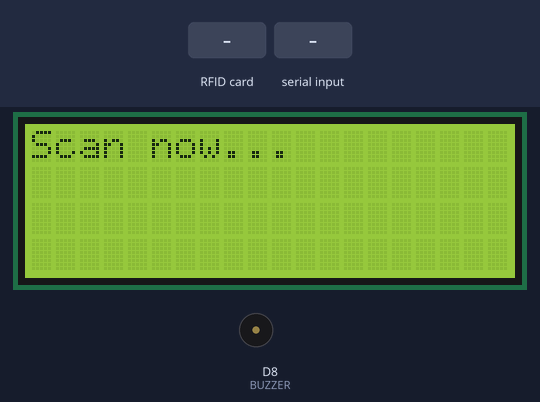
A sketch run on a simulated ESP8266 (NodeMCU). Shown: 20×4 character LCD, buzzer (waves = sounding, pin HIGH). The test bench sets the inputs (shaded band). WiFi joins after 1.5 s; servers stay silent unless stated; uploads are accepted with an empty reply; what the sketch prints to the serial monitor is not drawn.

Above: at 13.9 s.
14.0 s: RFID card 12 34 56 78 90 held to the reader
At 15.4 s:
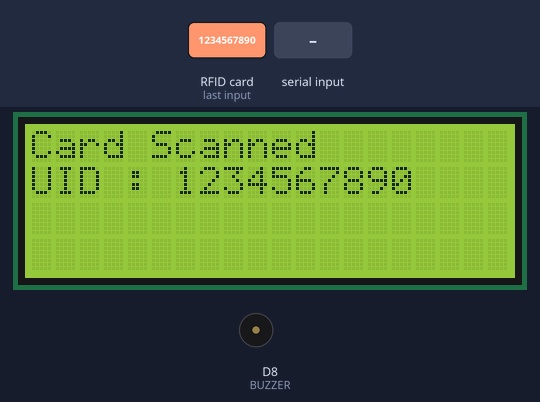
15.7 s: "90,45\n" received over Serial
17.2 s: "30,150\n" received over Serial
At 17.7 s:
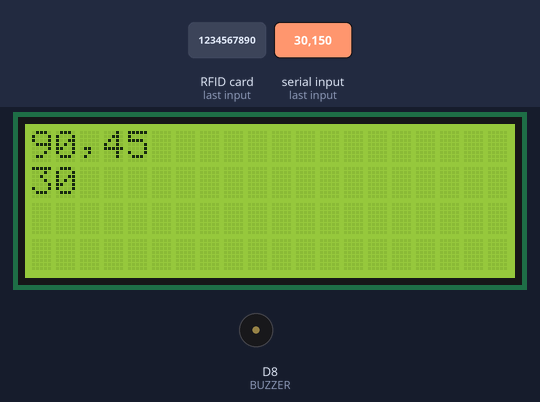
20.2 s: RFID card 5E 7A 19 C4 held to the reader
At 22.0 s:
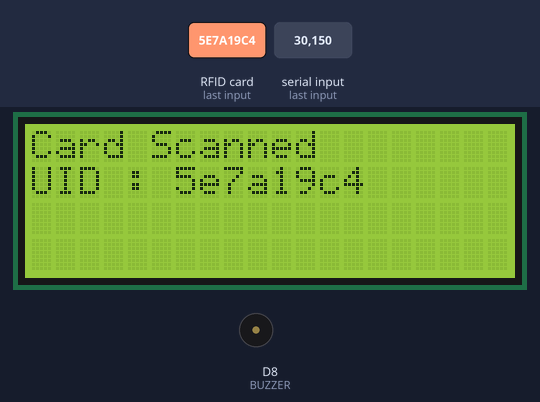
23.0 s: "200\n" received over Serial
At 26.6 s:
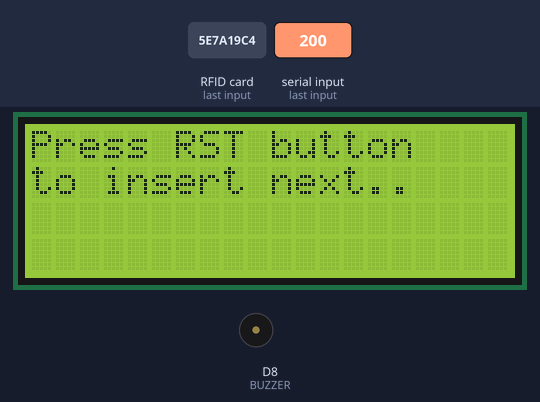
Timing chart, 0 to 27.0 s (numbered marks = the images above; inputs shaded):
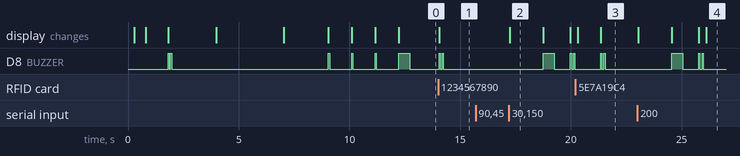

Measured:
- after the input at 14.0 s, D8 (BUZZER): alternates HIGH for 0.05 s and LOW for 0.10 s, 4 changes in all, then stays LOW, starting at once; the display: changes at once (image 1)
- after the input at 15.7 s, every drawn part: stays the same
- after the input at 17.2 s, D8 (BUZZER): goes HIGH 0.50 s, LOW 0.72 s, HIGH 0.05 s, LOW 0.10 s, HIGH 0.05 s, then LOW, starting after 1.6 s; the display: changes at once (image 2)
- after the input at 20.2 s, D8 (BUZZER): alternates HIGH for 0.05 s and LOW for 0.10 s, 4 changes in all, then stays LOW, starting after 1.1 s; the display: first differs from a run without the input after 1.1 s (image 3)
- after the input at 23.0 s, D8 (BUZZER): goes HIGH 0.50 s, LOW 0.72 s, HIGH 0.05 s, LOW 0.10 s, HIGH 0.05 s, then LOW, starting after 1.6 s; the display: first changes at once (image 4 shows a later state)
- what the display in image 2 shows lasts 1.6 s, from 17.2 s to 18.8 s

The sketch:

INSERT_STUDENT.ino
```cpp
#include <SPI.h>
#include <MFRC522.h>
#include <ESP8266WiFi.h>
#include <ESP8266HTTPClient.h>
#include <Wire.h>
#include <LiquidCrystal_I2C.h>

LiquidCrystal_I2C lcd(0x27,20,4);  // set the LCD address to 0x27 for a 16 chars and 2 line display


#define RST_PIN   D1   // Define the pin connected to the RST (reset) pin on the MFRC522
#define SS_PIN    D2   // Define the pin connected to the SDA(SS) pin on the MFRC522
#define SCK_PIN   D5   // Define the pin connected to the SCK pin on the MFRC522
#define MOSI_PIN  D7   // Define the pin connected to the MOSI pin on the MFRC522
#define MISO_PIN  D6   // Define the pin connected to the MISO pin on the MFRC522
#define BUZZER    D8   // Define the pin connected to the Buzzer

MFRC522 mfrc522(SS_PIN, RST_PIN);  // Instance of the class
MFRC522::MIFARE_Key key;

const char* ssid = "RAYs";     // Change it with your WiFi SSID
const char* password = "1234567890"; // Change it with your WiFi password
const char* serverAddress = "http://192.168.29.108/SmartAttendanceByRFID/insert_student.php"; // Change it with your server address

String lastCardUID = ""; // Variable to store the last scanned RFID UID

WiFiClient client; // Define WiFiClient object globally

void setup() {
  // Initialize I2C with custom pins
  Wire.begin(0, 2); // SDA to GPIO 0 (D3), SCL to GPIO 2 (D4)

  lcd.init();                      // initialize the lcd
  lcd.init();
  lcd.backlight();

  Serial.begin(9600);
  SPI.begin();     // Initialize SPI bus
  mfrc522.PCD_Init();   // Initialize MFRC522
  pinMode(BUZZER, OUTPUT); // Set BUZZER as OUTPUT
  delay(100);
  connectToWiFi(); // Connect to WiFi
}

void loop() {
  if (mfrc522.PICC_IsNewCardPresent()) {
    if (mfrc522.PICC_ReadCardSerial()) {
      String cardUID = getCardUID();
      if (cardUID != lastCardUID) {
        lastCardUID = cardUID;
        // Now that card is scanned, take inputs
        lcd.clear();
        lcd.setCursor(0, 0);
        lcd.print("Card Scanned");
        lcd.setCursor(0, 1);
        lcd.print("UID : ");
        lcd.print(cardUID);
        buzz(BUZZER, 50);
        delay(100);
        buzz(BUZZER, 50);
        String studentName = getStudentName();
        int studentSemester = getStudentSemester();
        sendStudentInfoToServer(studentName, studentSemester, cardUID);
        delay(1000); // Delay to avoid multiple readings
      }
    }
  }
}


String getCardUID() {
  String cardUID = "";
  for (byte i = 0; i < mfrc522.uid.size; i++) {
    cardUID.concat(String(mfrc522.uid.uidByte[i] < 0x10 ? "0" : ""));
    cardUID.concat(String(mfrc522.uid.uidByte[i], HEX));
  }
  return cardUID;
}

String getStudentName() {
  Serial.println("Enter student name:");
  while (!Serial.available()) {
    // Wait for user input
  }
  String name = Serial.readStringUntil('\n');
  return name;
}

int getStudentSemester() {
  Serial.println("Enter student semester (1-6):");
  while (!Serial.available()) {
    // Wait for user input
  }
  int semester = Serial.parseInt();
  return semester;
}

void connectToWiFi() {
  Serial.println();
  lcd.setCursor(0, 0);
  lcd.print("Connecting ");
  lcd.print(ssid);
  WiFi.begin(ssid, password);
  while (WiFi.status() != WL_CONNECTED) {
    delay(500);
    lcd.setCursor(0, 1);
    lcd.print(".");
  }

  // Clear the screen
  lcd.clear();

  lcd.setCursor(0, 0);
  lcd.print("");
  lcd.print("WiFi connected");
  buzz(BUZZER, 50);
  delay(50);
  buzz(BUZZER, 50);
  delay(2000);

  // Clear the screen
  lcd.clear();

  lcd.setCursor(0, 0);
  lcd.print("IP address: ");
  lcd.setCursor(0, 1);
  lcd.print(WiFi.localIP());
  delay(3000);

  // Clear the screen
  lcd.clear();

  lcd.setCursor(0, 0);
  lcd.print("Preparing RFID");
  lcd.setCursor(0, 1);
  lcd.print("to start scaning");
  delay(2000); // Wait for 1 second

  // Clear the screen
  lcd.clear();

  lcd.setCursor(0, 0);
  lcd.print("Preparing RFID");

  // Display countdown notification
  lcd.setCursor(0, 1);
  lcd.print("Wait... 3");
  buzz(BUZZER, 50);
  delay(1000); // Wait for 1 second
  lcd.setCursor(0, 1);
  lcd.print("Wait... 2");
  buzz(BUZZER, 50);
  delay(1000); // Wait for 1 second
  lcd.setCursor(0, 1);
  lcd.print("Wait... 1");
  buzz(BUZZER, 50);
  delay(1000); // Wait for 1 second

  // Clear the screen
  lcd.clear();

  // Display countdown notification
  lcd.setCursor(0, 0);
  lcd.print("Scan now...");
  buzz(BUZZER, 500);
}

void sendUIDToServer(String cardUID) {
  Serial.println("Sending RFID UID to server: " + cardUID);
  buzz(BUZZER, 500);
  delay(500);
  HTTPClient http;
  http.begin(client, serverAddress); // Use the correct begin overload
  http.addHeader("Content-Type", "application/x-www-form-urlencoded");
  int httpResponseCode = http.POST("student_rfid=" + cardUID);
  if (httpResponseCode == 200) {
    Serial.println("RFID UID sent successfully");
    buzz(BUZZER, 50);
    delay(100);
    buzz(BUZZER, 50);
    delay(100);
  } else {
    Serial.print("Error sending RFID UID: ");
    Serial.println(httpResponseCode);
    buzz(BUZZER, 1000);
    delay(100);
    buzz(BUZZER, 100);
    delay(100);
    buzz(BUZZER, 1000);
    delay(100);
    buzz(BUZZER, 100);
    delay(100);
    buzz(BUZZER, 1000);
    delay(100);
    buzz(BUZZER, 100);
    delay(100);
  }
  http.end();
}

void sendStudentInfoToServer(String studentName, int studentSemester, String cardUID) {
  Serial.println("Sending student info to server: ");
  Serial.println("Student Name: " + studentName);
  Serial.println("Student Semester: " + String(studentSemester));

  // Clear the screen
  lcd.clear();
  Serial.println("Card UID: " + cardUID);
  lcd.setCursor(0, 0);
  lcd.print(studentName);
  lcd.setCursor(0, 1);
  lcd.print(studentSemester);
  delay(1500);
  lcd.setCursor(0, 1);
  lcd.print(cardUID);

  buzz(BUZZER, 500);
  delay(500);
  HTTPClient http;
  http.begin(client, serverAddress); // Use the correct begin overload
  http.addHeader("Content-Type", "application/x-www-form-urlencoded");
  String postData = "student_name=" + studentName + "&student_sem=" + String(studentSemester) + "&student_rfid=" + cardUID;
  int httpResponseCode = http.POST(postData);
  if (httpResponseCode == 200) {
    Serial.println("Student info sent successfully");

    // Clear the screen
    lcd.clear();

    lcd.setCursor(0, 0);
    lcd.print("INSERTION");
    lcd.setCursor(0, 1);
    lcd.print("SUCCESSFUL");
    buzz(BUZZER, 50);
    delay(100);
    buzz(BUZZER, 50);
    delay(100);
  } else {
    Serial.print("Error sending student info: ");
    Serial.println(httpResponseCode);

    // Clear the screen
    lcd.clear();

    lcd.setCursor(0, 0);
    lcd.print("INSERTION");
    lcd.setCursor(0, 1);
    lcd.print("Error ");
    lcd.print(httpResponseCode);

    buzz(BUZZER, 1000);
    delay(100);
    buzz(BUZZER, 100);
    delay(100);
    buzz(BUZZER, 1000);
    delay(100);
    buzz(BUZZER, 100);
    delay(100);
    buzz(BUZZER, 1000);
    delay(100);
    buzz(BUZZER, 100);
    delay(2000);
  }
  http.end();


    // Clear the screen
    lcd.clear();

  // Display restart notification
  lcd.setCursor(0, 0);
  lcd.print("Press RST button");
  lcd.setCursor(0, 1);
  lcd.print("to insert next..");
}

void buzz(int targetPin, long duration) {
  digitalWrite(targetPin, HIGH);
  delay(duration);
  digitalWrite(targetPin, LOW);
}
```
